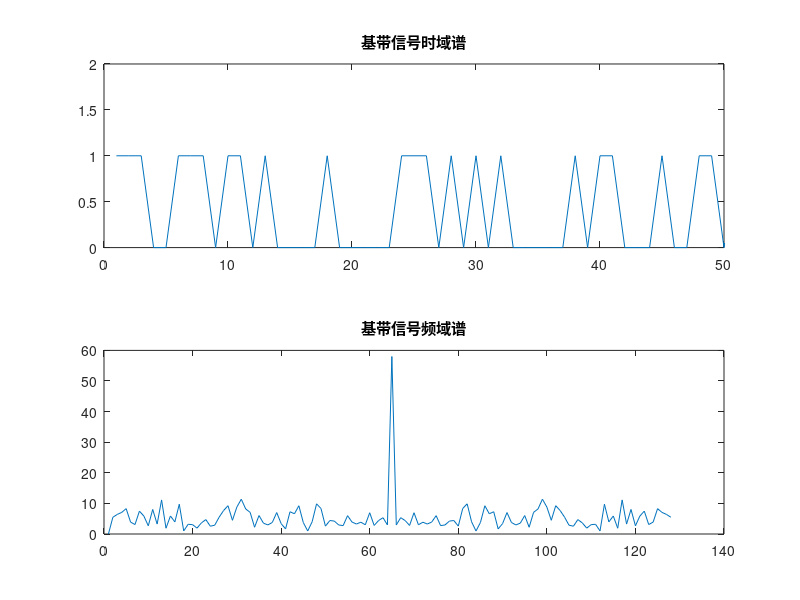
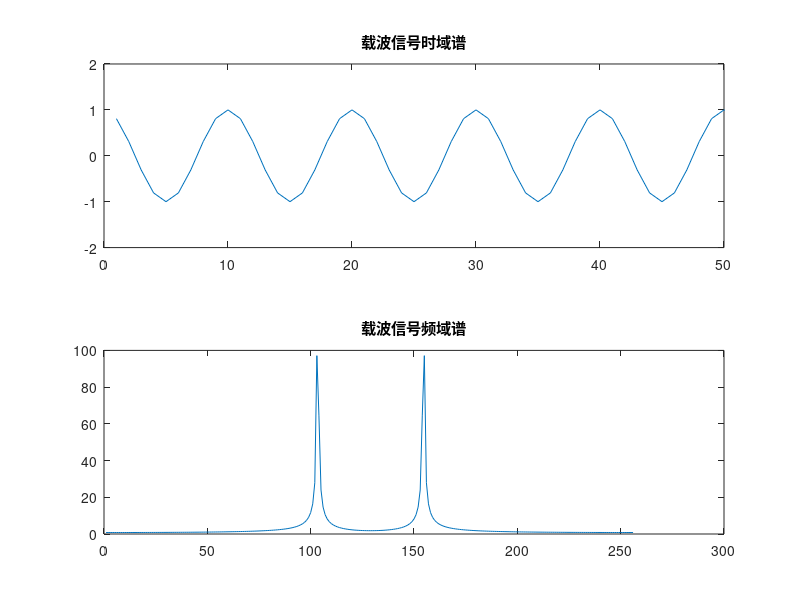

Recreate these plots in MATLAB, in order. (Note: this script raises an error after producing the figures.)
clc;clear; close all
Fc=36;
Fs=360;
Fd=20;
t=1/360:1/360:20;
x=ceil(rand(1,100000)-0.5);
FFT1=abs(fft(x,128));
figure(1)
subplot(211);
plot(x);
title("基带信号时域谱")
axis([0 50 0 2])
subplot(212)
plot(fftshift(abs(FFT1)))
title("基带信号频域谱")
carry=cos(2*pi*Fc*t);
FFT2=abs(fft(carry,256));
figure(2)
subplot(211)
plot(carry)
title("载波信号时域谱")
axis([0 50 -2 2])
subplot(212)
plot(fftshift(abs(FFT2)))
title("载波信号频域谱")
y=dmod(x,Fc,Fd,Fs,'ask',2);%调用数字带通调制函数dmod进行2ASK调制
for i=1:20
    if x(i)==0
        yy(30*(i-1)+1:30*i)=0;
    else
        yy(30*(i-1)+1:30*i)=y(30*(i-1)+1:30*i);
    end 
end
FFT3=abs(fft(yy,256));
figure(3)
subplot(211);
plot(yy);
title('调制信号时域谱');
subplot(212)
plot(fftshift(abs(FFT3)));
title('调制信号频域谱');
z=ddemod(y,Fc,Fd,Fs,'ask',2);
FFT4=fft(z,64);
figure(4)
subplot(211);
plot(z);
title('解调信号时域谱');
axis([0 50 0 2])
subplot(212)
plot(fftshift(abs(FFT4)));
title('解调信号频域谱');
Ynt1=awgn(y,6);
YNT1=abs(fft(Ynt1,256));
Ynt2=awgn(y,-2);
YNT2=abs(fft(Ynt2,256));
figure(5)
subplot(211)
plot(Ynt1);
title('SNR为6的高斯白噪声调制信号时域谱');
axis([0 50 0 2])
subplot(212)
plot(fftshift(YNT1));
title('SNR为6的高斯白噪声调制信号频域谱');
figure(6)
subplot(211)
plot(Ynt2);
title('SNR为-2的高斯白噪声调制信号时域谱');
axis([0 50 0 2])
subplot(212)
plot(fftshift(YNT2));
title('SNR为-2的高斯白噪声调制信号频域谱');